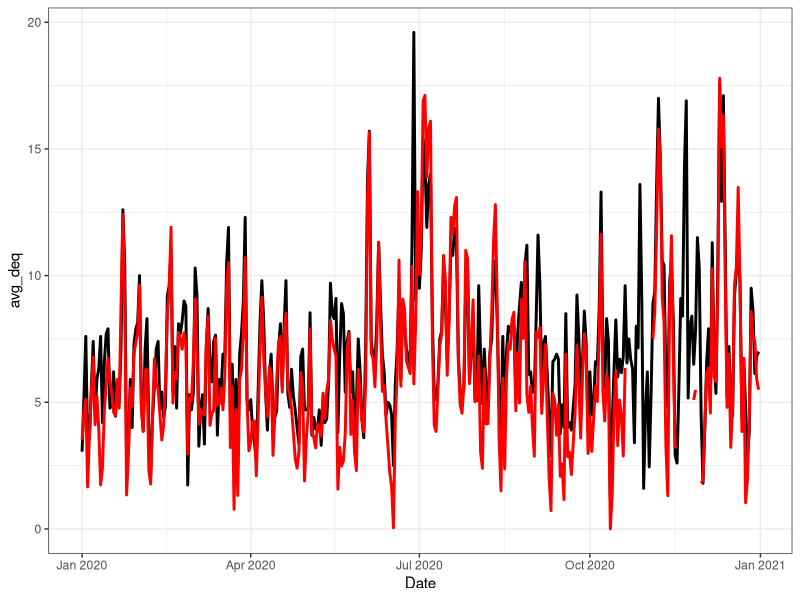
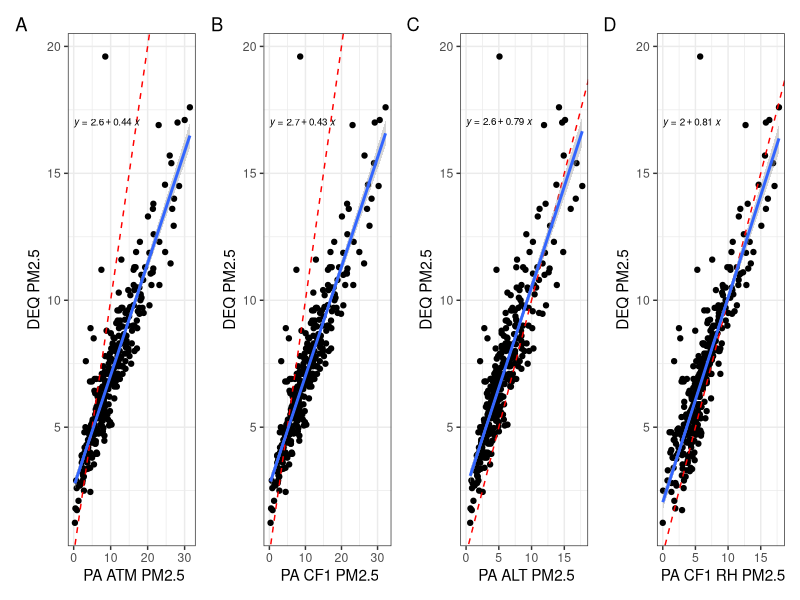
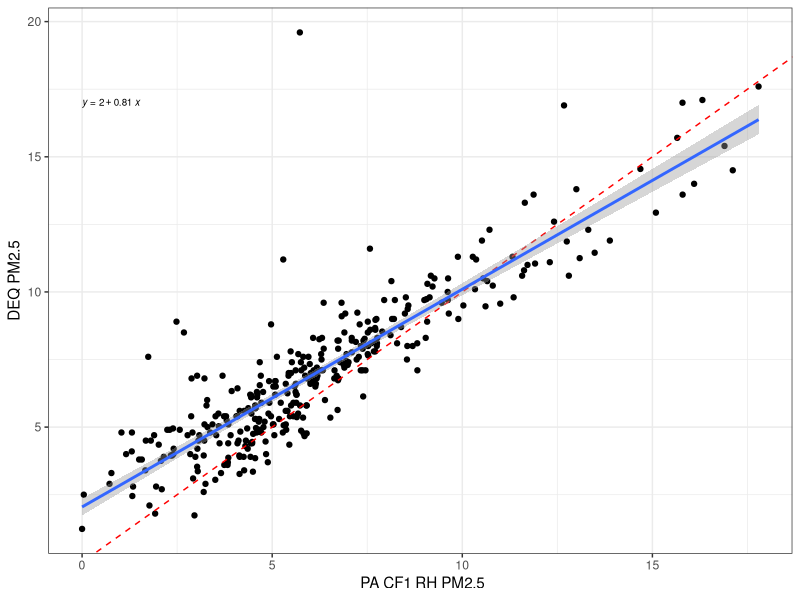

Recreate these plots in R, in order.
# Quality Assurance and EPA Correction for PurpleAir PM2.5 Data
# Joe Morina 03/20/2023

# Comparing DEQ monitor and PurpleAir PM2.5 data for the year 2020
# Required packages
library(lubridate)
library(ggplot2)
library(dplyr)
library(ggpubr)
library(patchwork)

# Read in DEQ Monitor pm2.5 data for 2020 and format date
DEQ <- read.csv("DEQ_msci.csv", header=T)
DEQ$date <-as.POSIXct(DEQ$date,format="%m/%d/%y",tz=Sys.timezone())

# Read in full sensor data for PA Math and Science Innovation Center, format date, add year column, only include values within the sensor range (500)
Full_msci <- read.csv("PA_MSiC.csv", header=T)
Full_msci <- Full_msci %>%
  mutate(
    date = as.POSIXct(Full_msci$date,format="%Y-%m-%d %H:%M",tz=Sys.timezone()),
     year = year(Full_msci$date)) %>%
  subset(select = -c(X, time_stamp, sensor_index, rssi, 
                     uptime, pa_latency,memory,pressure)) %>%
  filter(pm2.5_cf_1_a < 500 & pm2.5_cf_1_b < 500 & pm2.5_atm_a < 500 & pm2.5_atm_b < 500 & pm2.5_alt_a < 500 & pm2.5_alt_b < 500
         ) 

# Create columns, one for difference and one for % error
Full_msci <- Full_msci %>%
  mutate(
    diff_a = abs(pm2.5_atm_a - pm2.5_atm_b),
    perc_a = abs(diff_a * 2 / (pm2.5_atm_a + pm2.5_atm_b)*100),
    diff_c = abs(pm2.5_cf_1_a - pm2.5_cf_1_b),
    perc_c = abs(diff_c * 2 / (pm2.5_cf_1_a + pm2.5_cf_1_b)*100),
    diff_al = abs(pm2.5_alt_a - pm2.5_alt_b),
    perc_al = abs(diff_al * 2 / (pm2.5_alt_a + pm2.5_alt_b)*100)
    )

# Calculate SD
sd(Full_msci$perc_a, na.rm = T)*2 # 2SD = 46.09
sd(Full_msci$perc_c, na.rm = T)*2 # 2SD = 47.0
sd(Full_msci$perc_al, na.rm = T)*2 # 2SD = 35.83

# Subset by QA
Full_msci <- subset(Full_msci, diff_a < 5 | perc_a < 46.09 )
Full_msci <- subset(Full_msci, diff_c < 5 | perc_c < 47.0)
Full_msci <- subset(Full_msci, diff_al < 5 | perc_al < 35.83)

# Calculate relative humidity correction and averages for the two channels 
Full_msci <- Full_msci %>%
  mutate(
    pm2.5_RH_a = (0.524 *pm2.5_cf_1_a - 0.0862 * humidity + 5.75 ),
    pm2.5_RH_b = (0.524 *pm2.5_cf_1_b - 0.0862 * humidity + 5.75),
    avg_atm = (pm2.5_atm_a + pm2.5_atm_b)/2,
    avg_cf = (pm2.5_cf_1_a + pm2.5_cf_1_b)/2,
    avg_alt = (pm2.5_alt_a + pm2.5_alt_b)/2,
    avg_cf_RH = (pm2.5_RH_a + pm2.5_RH_b)/2) %>%
  subset( select = c(date,avg_atm,avg_cf,avg_alt,avg_cf_RH))

# Calculate daily averages, only include daily averages that are greater than 75% complete (18 hourly measurements)
Full_msci <- Full_msci %>%
  na.omit() %>%
  mutate(Date = floor_date(date, "day")) %>%
  group_by(Date) %>%
  summarise(
    avg_atm = mean(avg_atm), 
    count = n(),
    avg_cf = mean(avg_cf), 
    avg_alt = mean(avg_alt), 
    avg_cf_RH = mean(avg_cf_RH))

# Change any negative values generated by the RH correction to 0
Full_msci <- Full_msci %>%
  mutate(avg_cf_RH = if_else(avg_cf_RH < 0, 0, avg_cf_RH))

# Only consider days that have 75% of data for daily averages (18/24)
Full_msci <-subset(Full_msci, count > 17) 

# DEQ data slightly different than purpleair, multiple stations at the center, sometimes only one reports sometimes both, will average when multiple measurements are included
DEQ_daily <- DEQ %>%
  na.omit() %>%
  mutate(Date = floor_date(date, "day")) %>%
  group_by(Date) %>%
  summarise(avg_deq = mean(pm2.5), count_deq = n())

# Merge with DEQ - clean 
PM25_joined <-left_join(DEQ_daily,Full_msci, by=c("Date"))

# Plots for QA data vs DEQ
DEQ_atm_qa <- ggplot(PM25_joined,aes( x = avg_atm, y= avg_deq))+
  geom_point()+
  geom_abline (slope=1, linetype = "dashed", color="Red")+
  theme_bw() +
  labs (y = "DEQ PM2.5", x = " PA ATM PM2.5")+
  geom_smooth(method = "lm")+
  stat_regline_equation(label.x = 0, label.y = 17, size = 2.5)

DEQ_cf_qa <- ggplot(PM25_joined,aes( x = avg_cf, y= avg_deq))+
  geom_point()+
  geom_abline (slope=1, linetype = "dashed", color="Red")+
  theme_bw()+
  labs (y = "DEQ PM2.5", x = " PA CF1 PM2.5")+
  geom_smooth(method = "lm")+
  stat_regline_equation(label.x = 0, label.y = 17, size = 2.5)

DEQ_alt_qa <- ggplot(PM25_joined,aes( x = avg_alt, y= avg_deq))+
  geom_point()+
  geom_abline (slope=1, linetype = "dashed", color="Red")+
  theme_bw()+
  labs (y = "DEQ PM2.5", x = " PA ALT PM2.5")+
  geom_smooth(method = "lm")+
  stat_regline_equation(label.x = 0, label.y = 17, size = 2.5)

DEQ_cf_RH <- ggplot(PM25_joined,aes( x = avg_cf_RH, y= avg_deq))+
  geom_point()+
  geom_abline (slope=1, linetype = "dashed", color="Red")+
  theme_bw()+
  labs (y = "DEQ PM2.5", x = " PA CF1 RH PM2.5")+
  geom_smooth(method = "lm")+
  stat_regline_equation(label.x = 0, label.y = 17, size = 2.5)

# Atm vs. DEQ - PA always overestimating (atm is reccomended by PA for outdoor sensors)
ggplot() + 
  geom_line(data=PM25_joined, aes(x=Date, y=avg_deq), color='black', size=1) + 
  geom_line(data=PM25_joined, aes(x=Date, y=avg_cf_RH), color='red', size=1) +
  theme_bw()

# Arranging plots
PAvsDEQ <- (DEQ_atm_qa | DEQ_cf_qa | DEQ_alt_qa |DEQ_cf_RH ) 
PAvsDEQ <- PAvsDEQ + plot_annotation(tag_levels = 'A')

# Save figures
ggsave("MathSci DEQ and PA.png", plot = PAvsDEQ, device = "png", path = NULL, 
       scale = 1, width = 8.6, height = 4.7, units = "in", dpi = 800)

ggsave("MathSci DEQ and PA_RH.png", plot = DEQ_cf_RH, device = "png", path = NULL, 
       scale = 1, width = 5.88, height = 3.93, units = "in", dpi = 800)
